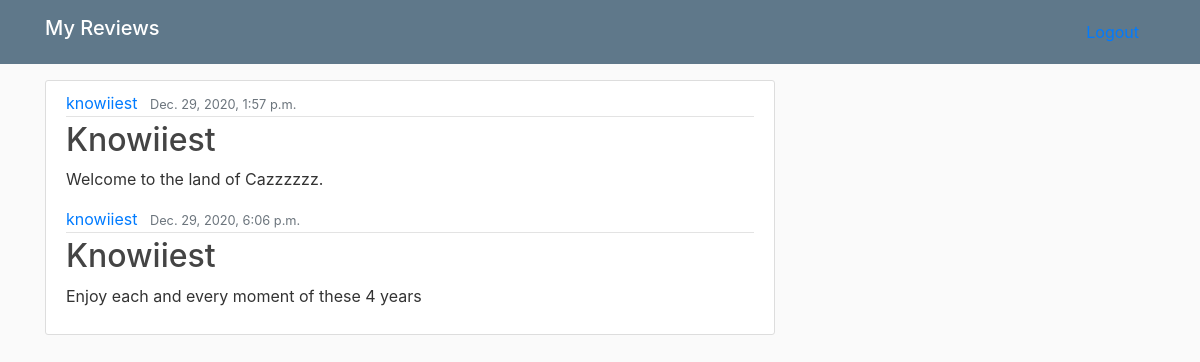
Before: /blog/my/ (signed in) with the older database file.
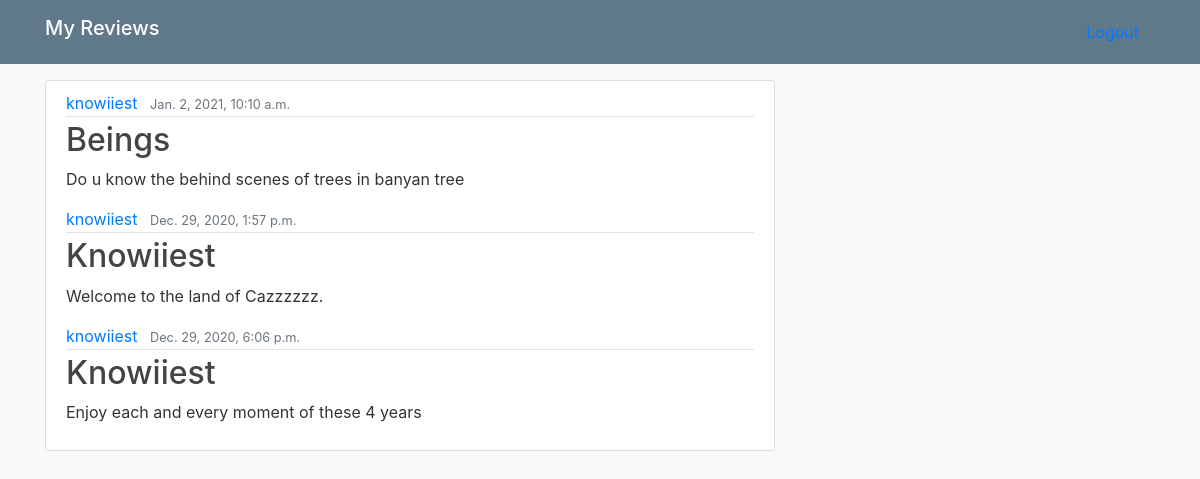
After: the same page with the newer database file.
### blog/models.py (models this page shows, shortened)
class MyModelName(models.Model):
    title = models.CharField(max_length=100)
    content=models.TextField(max_length=200)
    date_posted=models.DateTimeField(default=timezone.now)
    author=models.ForeignKey(User, on_delete=models.CASCADE)
    class Meta:
        ordering = ['title']

### blog/myviews.py (the view)
# urls.py: path('blog/my/',hello_geek1,name='myblog')
@login_required
def hello_geek1(request):
    userw = request.user
    post = [i for i in MyModelName.objects.filter(author=userw)]
    return render(request, "index1.html", {'posts': post})

### blog/templates/index1.html (shortened to what this page needs)
{% load static %}
<!doctype html>
<html lang="en">
  <head>
    <link rel="stylesheet" href="https://stackpath.bootstrapcdn.com/bootstrap/4.3.1/css/bootstrap.min.css">
    <link rel="stylesheet" href="{% static 'index.css' %}">
  </head>
<body>
    <main role="main" class="container">
    <div class="row">
    <div class="col-md-8">
      <article class="media content-section">
      <div class="media-body">
        {% for post in posts %}
        <div class="article-metadata">
          <a class="mr-2" href="#">{{ post.author }}</a>
          <small class="text-muted">{{ post.date_posted }}</small>
        </div>
        <h2><a class="article-title" href="#">{{ post.title }}</a></h2>
        <p class="article-content">{{ post.content }}</p>
        {% endfor %}
      </div>
      </article>
    </div>
    </div>
    </main>
    <header class="site-header">
    <nav class="navbar navbar-expand-md navbar-dark bg-steel fixed-top">
      <div class="container">
        <h3  class="navbar-brand mr-4">
          My Reviews
        </h3>
      {% if user.is_authenticated %}
        <a class="nav-item nav-link" href="{% url 'logout' %}">Logout</a>
      {% endif %}
      </div>
    </nav>
    </header>
</body>

Changed rows visible on the page:
added MyModelName: author "knowiiest", date_posted "Jan. 2, 2021, 10:10 a.m.", title "Beings", content "Do u know the behind scenes of trees in banyan tree"
